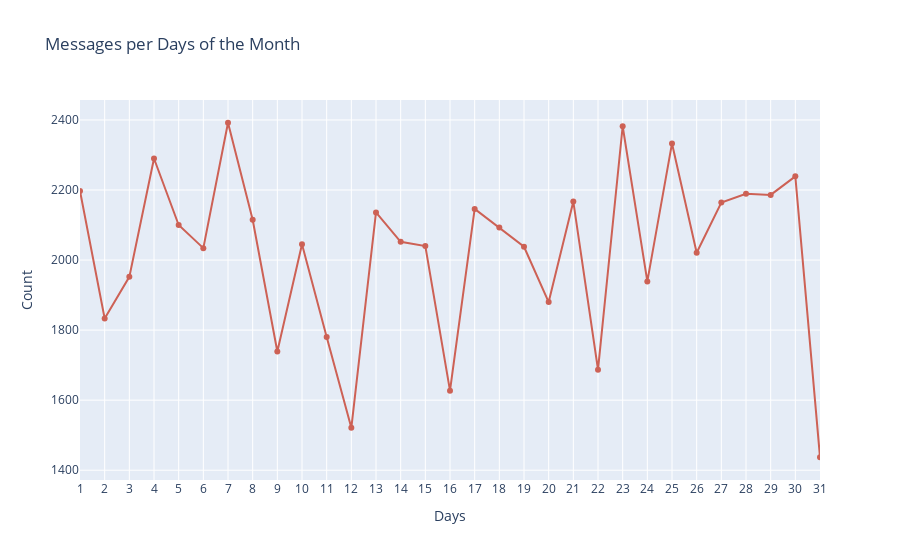

This figure's notebook cell:
### Code cell
fig = px.line(pd.DataFrame(df["Day"].value_counts().reset_index().rename(columns = {"index" : "Days", "Day" : "Count"}).sort_values(by = ["Days"])), 
             x = "Days", 
             y = "Count",
             title = "Messages per Days of the Month",
             color_discrete_sequence = ["#CD6155"],
             markers =  True)

fig.update_layout(xaxis = dict(tickmode = "linear", tick0 = 1, dtick = 1))
fig.update_xaxes(range = [1, 31])

### Figure 1 — Plotly figure (JSON) as saved in the notebook; plotly's stock layout.template omitted (floating-point values rounded to 4 significant figures)
{"data": [{"hovertemplate": "Days=%{x}<br>Count=%{y}<extra></extra>", "legendgroup": "", "line": {"color": "#CD6155", "dash": "solid"}, "marker": {"symbol": "circle"}, "mode": "lines+markers", "name": "", "orientation": "v", "showlegend": false, "type": "scatter", "x": [1, 2, 3, 4, 5, 6, 7, 8, 9, 10, 11, 12, 13, 14, 15, 16, 17, 18, 19, 20, 21, 22, 23, 24, 25, 26, 27, 28, 29, 30, 31], "xaxis": "x", "y": [2197, 1833, 1952, 2290, 2100, 2034, 2392, 2115, 1739, 2045, 1780, 1521, 2136, 2052, 2040, 1627, 2146, 2093, 2038, 1880, 2167, 1687, 2382, 1939, 2333, 2021, 2164, 2189, 2186, 2239, 1437], "yaxis": "y"}], "layout": {"legend": {"tracegroupgap": 0}, "title": {"text": "Messages per Days of the Month"}, "xaxis": {"anchor": "y", "domain": [0, 1], "dtick": 1, "range": [1, 31], "tick0": 1, "tickmode": "linear", "title": {"text": "Days"}}, "yaxis": {"anchor": "x", "domain": [0, 1], "title": {"text": "Count"}}}}
